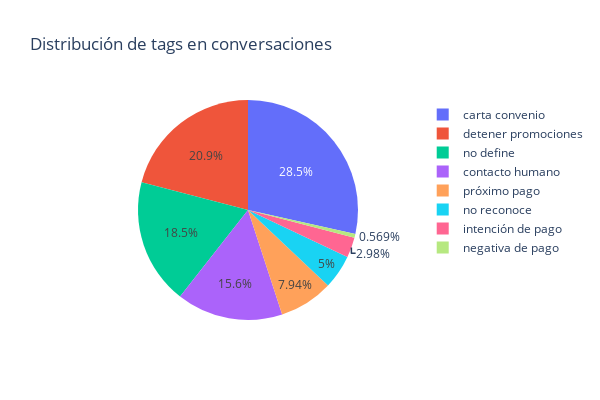

This figure's notebook cell:
### Code cell
tag_counts = conversations.tag.value_counts()
fig = px.pie(values=tag_counts.values, names = tag_counts.index, title = 'Distribución de tags en conversaciones', width=600, height=400)
fig.show()

### Figure 1 — Plotly figure (JSON) as saved in the notebook; plotly's stock layout.template omitted (floating-point values rounded to 4 significant figures)
{"data": [{"domain": {"x": [0, 1], "y": [0, 1]}, "hovertemplate": "label=%{label}<br>value=%{value}<extra></extra>", "labels": ["carta convenio", "detener promociones", "no define", "contacto humano", "próximo pago", "no reconoce", "intención de pago", "negativa de pago"], "legendgroup": "", "name": "", "showlegend": true, "type": "pie", "values": [7113, 5230, 4610, 3900, 1982, 1249, 744, 142]}], "layout": {"height": 400, "legend": {"tracegroupgap": 0}, "title": {"text": "Distribución de tags en conversaciones"}, "width": 600}}
